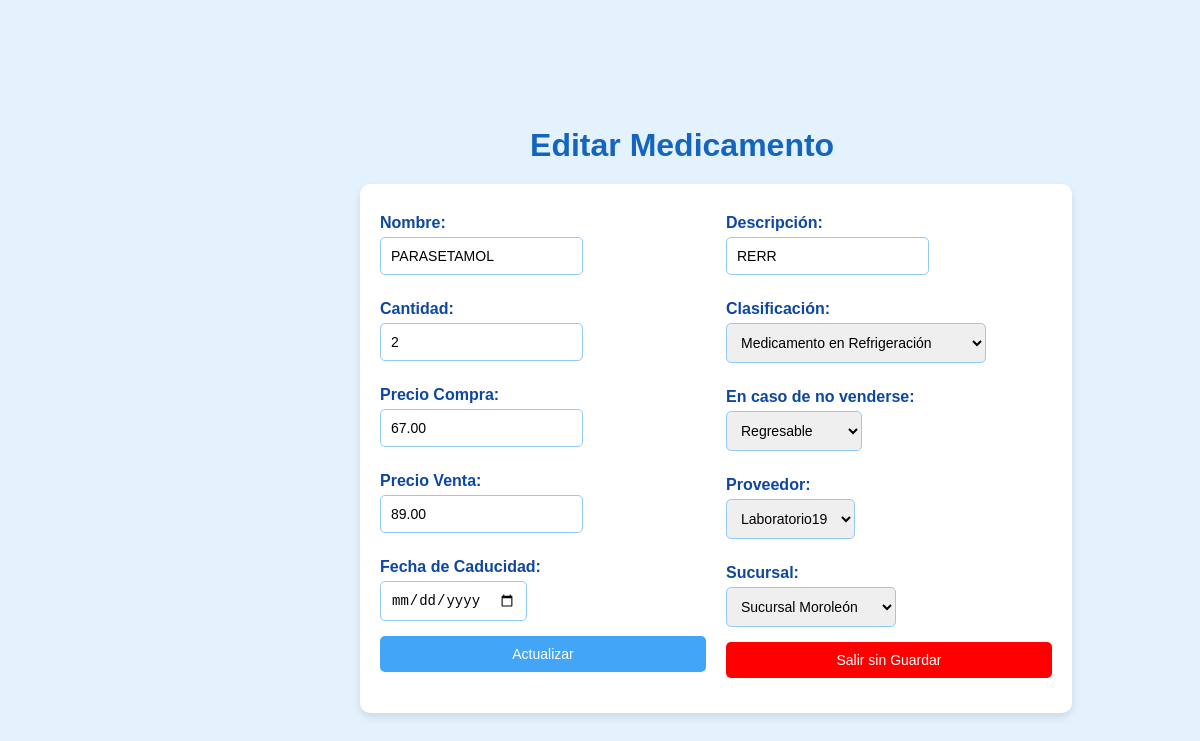
Screenshot of /src/editar_medicamento.php?id=2 with the database file from the repository.
### tables this page shows
CREATE TABLE `Medicamento` (
  `idMedicamento` int NOT NULL,
  `Nombre` varchar(100) NOT NULL,
  `idClasificacion` int DEFAULT NULL,
  `Cantidad` int DEFAULT NULL,
  `PrecioCompra` decimal(10,2) NOT NULL,
  `PrecioVenta` decimal(10,2) NOT NULL,
  `idEliminacion` int DEFAULT NULL,
  `idProveedor` int DEFAULT NULL,
  `Descripcion` varchar(600) DEFAULT NULL,
  `Estatus` enum('Disponible','Vendido','Caducado','Eliminado') NOT NULL,
  `idSucursal` int DEFAULT NULL,
  `fechaCaducidad` date DEFAULT NULL,
  `DiasRestantes` int DEFAULT NULL,
  `EstadoCaducidad` varchar(50) DEFAULT NULL
);

### src/editar_medicamento.php (the view, shortened to what this page needs)
<?php
$host = 'db';
$dbname = 'FARMACIA';
$username = 'user';
$password = 'user_password';
try {
    $pdo = new PDO("mysql:host=$host;dbname=$dbname;charset=utf8", $username, $password);
    $pdo->setAttribute(PDO::ATTR_ERRMODE, PDO::ERRMODE_EXCEPTION);
} catch (PDOException $e) {
    die("Error en la conexión: " . $e->getMessage());
}
if (isset($_GET['id']) && is_numeric($_GET['id'])) {
    $idMedicamento = $_GET['id'];
    $query = "SELECT * FROM Medicamento WHERE idMedicamento = :idMedicamento";
    $stmt = $pdo->prepare($query);
    $stmt->bindParam(':idMedicamento', $idMedicamento);
    $stmt->execute();
    $medicamento = $stmt->fetch(PDO::FETCH_ASSOC);
} else {
    die("ID de medicamento no válido.");
}
?>
<!DOCTYPE html>
<html lang="es">
<head>
    <link rel="stylesheet" type="text/css" href="styleEditar.css">
</head>
<body>
    <h1>Editar Medicamento</h1>
    <form method="POST">
        <div class="form-container">
            <div>
                <label for="nombre">Nombre:</label>
                <input type="text" id="nombre" name="nombre" value="<?php echo htmlspecialchars($medicamento['Nombre']); ?>" required>
                <label for="cantidad">Cantidad:</label>
                <input type="number" id="cantidad" name="cantidad" value="<?php echo htmlspecialchars($medicamento['Cantidad']); ?>" required>
                <label for="precio_c">Precio Compra:</label>
                <input type="number" step="0.01" id="precio_c" name="precio_c" value="<?php echo htmlspecialchars($medicamento['PrecioCompra']); ?>" required>
                <label for="precio_v">Precio Venta:</label>
                <input type="number" step="0.01" id="precio_v" name="precio_v" value="<?php echo htmlspecialchars($medicamento['PrecioVenta']); ?>" required>
                <label for="fecha_caducidad">Fecha de Caducidad:</label>
                <input type="date" id="fecha_caducidad" name="fecha_caducidad" required>
                  <button class="act" type="submit">Actualizar</button>
            </div>
                <div>
                <label for="descripcion">Descripción:</label>
                <input type="text" id="descripcion" name="descripcion" value="<?php echo htmlspecialchars($medicamento['Descripcion']); ?>" required>
                <label for="clasificacion">Clasificación:</label>
                <select id="clasificacion" name="idClasificacion" required>
                    <?php
                    $clasificacion = $pdo->query("SELECT idClasificacion, Tipo FROM ClasificacionM")->fetchAll(PDO::FETCH_ASSOC);
                    foreach ($clasificacion as $clas) {
                        $selected = $clas['idClasificacion'] == $medicamento['idClasificacion'] ? 'selected' : '';
                        echo "<option value='{$clas['idClasificacion']}' $selected>{$clas['Tipo']}</option>";
                    }
                    ?>
                </select>
                <label for="eliminacion">En caso de no venderse:</label>
                <select id="eliminacion" name="idEliminacion" required>
                    <?php
                    $eliminacion = $pdo->query("SELECT idEliminacion, MedRegresable FROM EliminacionMedicamento")->fetchAll(PDO::FETCH_ASSOC);
                    foreach ($eliminacion as $eli) {
                        $selected = $eli['idEliminacion'] == $medicamento['idEliminacion'] ? 'selected' : '';
                        echo "<option value='{$eli['idEliminacion']}' $selected>{$eli['MedRegresable']}</option>";
                    }
                    ?>
                </select>
                <label for="provedor">Proveedor:</label>
                <select id="provedor" name="idProveedor" required>
                    <?php
                    $provedores = $pdo->query("SELECT idProveedor, Nombre FROM Proveedores")->fetchAll(PDO::FETCH_ASSOC);
                    foreach ($provedores as $provedor) {
                        $selected = $provedor['idProveedor'] == $medicamento['idProveedor'] ? 'selected' : '';
                        echo "<option value='{$provedor['idProveedor']}' $selected>{$provedor['Nombre']}</option>";
                    }
                    ?>
                </select>
                <label for="sucursal">Sucursal:</label>
                <select id="sucursal" name="idSucursal" required>
                    <?php
                    $sucursales = $pdo->query("SELECT idSucursal, Nombre FROM Sucursales")->fetchAll(PDO::FETCH_ASSOC);
                    foreach ($sucursales as $sucursal) {
                        $selected = $sucursal['idSucursal'] == $medicamento['idSucursal'] ? 'selected' : '';
                        echo "<option value='{$sucursal['idSucursal']}' $selected>{$sucursal['Nombre']}</option>";
                    }
                    ?>
                </select>
                <button class="exit-button" type="button" onclick="window.location.href='ListaSucursales.php';">Salir sin Guardar</button>
            </div>
        </div>
    </form>
</body>
</html>

### src/styleEditar.css (style rules this page uses)
h1 { text-align: center; color: #1565c0; margin-top: 20px; margin-bottom: 20px; margin-left: 4.5cm; }
body { font-family: Arial, sans-serif; background-color: #e3f2fd; margin: 0; padding: 0; display: flex; justify-content: center; align-items: flex-start; height: 100vh; flex-direction: column; padding-top: 10px; padding-left: 30%; }
form { background-color: #ffffff; border-radius: 10px; padding: 20px; width: 80%; max-width: 700px; box-shadow: 0 4px 8px rgba(0, 0, 0, 0.1); }
label { font-weight: bold; color: #0d47a1; display: block; margin-bottom: 5px; margin-top: 10px; }
input, select, button { width: 100%; padding: 10px; margin-bottom: 15px; border: 1px solid #90caf9; border-radius: 5px; font-size: 14px; }
input[type="text"], select { box-sizing: border-box; }
button { border: none; color: white; padding: 10px 20px; border-radius: 5px; cursor: pointer; font-size: 14px; }
.act { background-color: #42a5f5; }
.exit-button { background-color: red; }
.form-container { display: grid; grid-template-columns: 1fr 1fr; gap: 20px; }
.form-container input, .form-container select { width: auto; max-width: 100%; }

### rows the page displays
medicamento: nombre "PARASETAMOL", cantidad "2", precio_c "67.00", precio_v "89.00", descripcion "RERR"

### other values shown
form field idClasificacion "Medicamento en Refrigeración"
form field idEliminacion "Regresable"
form field idProveedor "Laboratorio19"
form field idSucursal "Sucursal Moroleón"
